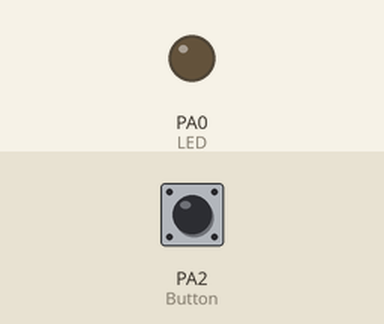
This sketch was run on a simulated STM32 Blue Pill. Shown: output pins drawn as LEDs (lit = HIGH). The test bench sets the inputs (shaded band); at power-on: PA2 (Button) LOW.

Above: at 1.2 s.
1.3 s: PA2 (Button) pulled HIGH for 0.15 s
At 4.8 s:
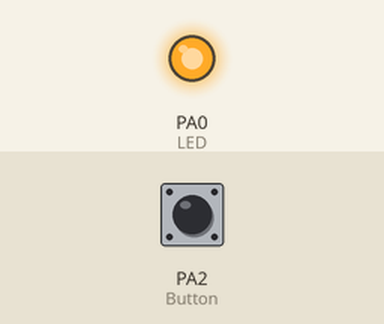
6.9 s: PA2 (Button) pulled HIGH for 1 s
At 12.3 s:
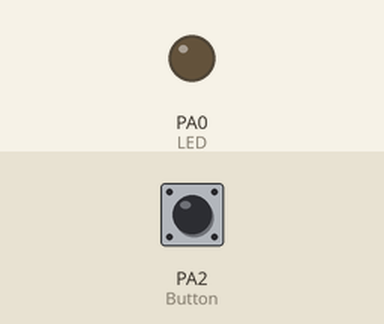
Timing chart, 0 to 13.8 s (numbered marks = the images above; inputs shaded):
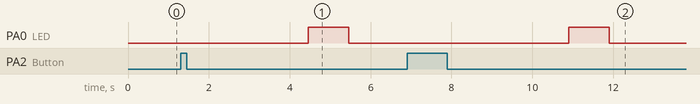

The sketch:

CountBtn.ino
```cpp
const int LED = PA0;
const int Button = PA2;

boolean lastButton = LOW;
boolean currentButton = LOW;

int count = 0;
int play = 0;

void setup() {
  pinMode(LED, OUTPUT);
  pinMode(Button, INPUT);
}

boolean debounce(boolean last)
{
  boolean current = digitalRead(Button);
  if(last != current)
  {
    delay(5);
    current = digitalRead(Button);
  }
  return current;
}

void loop() {
  currentButton = debounce(lastButton);

  if(currentButton == LOW && lastButton == HIGH)
  {
    count += 1;
    play = 0;
  }
  else if(currentButton == LOW && lastButton == LOW)
  {
    delay(100);
    play += 1;
  }

  lastButton = currentButton;


  if(play >= 30) // input is completed
  {
    for(int i=0; i<count; i++)
    {
      digitalWrite(LED, HIGH);
      delay(1000);
      digitalWrite(LED, LOW);
      delay(1000);
    }
    count = 0;
    play = 0;
  }

}
```

Measured:
- after the input at 1.3 s, PA0 (LED): LOW → HIGH after 3.2 s, → LOW 1.0 s later
- after the input at 6.9 s, PA0 (LED): LOW → HIGH after 4.0 s, → LOW 1.0 s later
